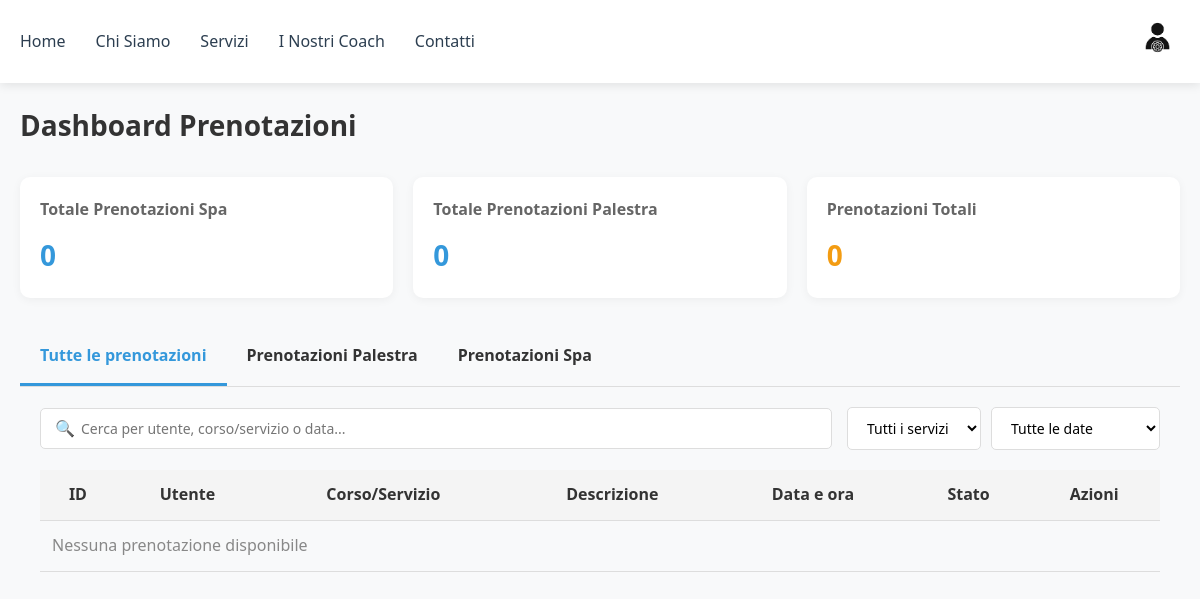
Page /gest-prenotazioni/ (signed in) on the earlier database version.
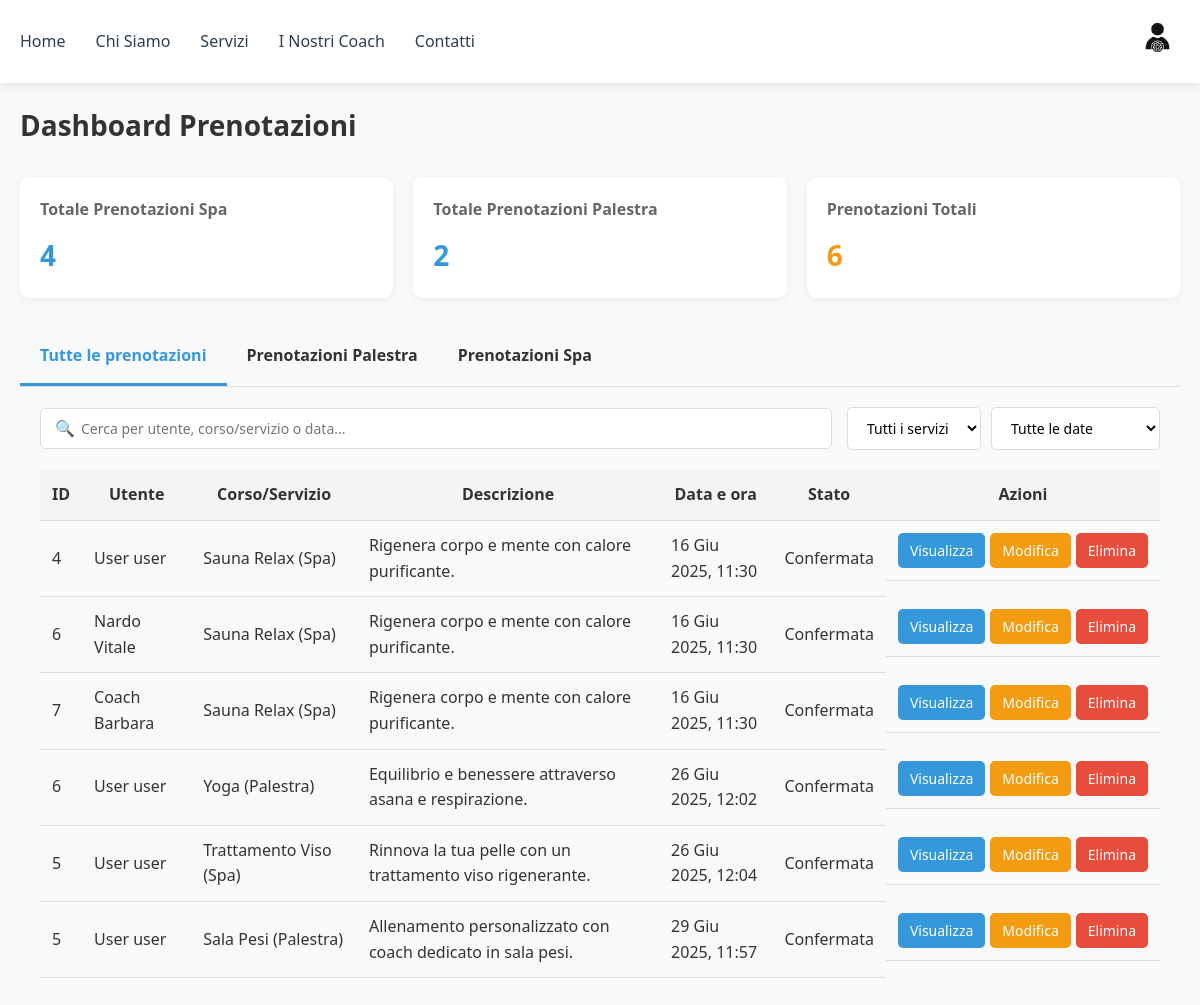
Same page on the later database version.
### users/models.py (models this page shows, shortened)
class User(AbstractBaseUser, PermissionsMixin):
    full_name = models.CharField(max_length=255, default="Nome Cognome")
    email = models.EmailField(unique=True)
    phone = models.CharField(max_length=20, blank=True)
    profile_picture = models.ImageField(
        upload_to="profile_pics/",
        default="profile_pics/def_pfp.png",
        null=True,
        blank=True
    )
    is_active = models.BooleanField(default=True)
    is_staff = models.BooleanField(default=False)
    is_superuser = models.BooleanField(default=False)
    objects = UserManager()
    USERNAME_FIELD = 'email'

### spa/models.py (models this page shows, shortened)
class SpaService(models.Model):
    name = models.CharField(max_length=100)
    description = models.TextField()
    operator = models.ForeignKey(User, on_delete=models.SET_NULL, null=True, related_name='operator_services')
    duration = models.IntegerField(default=45)
    scheduled = models.DateTimeField(default=timezone.now)
    price = models.IntegerField()
    max_partecipants = models.IntegerField(default=1)
    imgs = models.ImageField(upload_to='spa/', blank=True, null=True, help_text="Carica un'immagine del trattamento")
    TYPE_CHOICES = [
        ('massage', 'Massaggio'),
        ('treatment', 'Trattamento'),
        ('ritual', 'Rituale'),
    ]
    type = models.CharField(max_length=20, choices=TYPE_CHOICES, default='massage')

### palestra/models.py (models this page shows, shortened)
class GymClass(models.Model):
    name = models.CharField(max_length=100, default="Marco Ros")
    description = models.TextField()
    scheduled = models.DateTimeField(default=timezone.now)
    duration = models.IntegerField(default=45)
    instructor = models.ForeignKey(User, on_delete=models.SET_NULL, null=True, related_name='instructor_classes')
    max_partecipants = models.IntegerField()
    imgs = models.ImageField(upload_to='palestra/', blank=True, null=True, help_text="Carica un'immagine del corso")

### users/views/admin.py (the view)
# urls.py: path('gest-prenotazioni/', gest_prenotazioni, name='gest_prenotazioni'),
@login_required
@user_passes_test(lambda u: u.is_staff)
def gest_prenotazioni(request):
    gym_bookings = GymBooking.objects.select_related('user', 'class_id').all()
    spa_bookings = SpaBooking.objects.select_related('user', 'service_id').all()
    gym_count = gym_bookings.count()
    spa_count = spa_bookings.count()
    all_bookings = []
    for booking in gym_bookings:
        all_bookings.append({
            'id': booking.id,
            'user': f"{booking.user.full_name}",
            'service': f"{booking.class_id.name} (Palestra)",
            'description': booking.description or booking.class_id.description,
            'date': booking.class_id.scheduled,
            'status': 'confirmed',
            'type': 'gym'
        })
    for booking in spa_bookings:
        all_bookings.append({
            'id': booking.id,
            'user': f"{booking.user.full_name}",
            'service': f"{booking.service_id.name} (Spa)",
            'description': booking.description or booking.service_id.description,
            'date': booking.service_id.scheduled,
            'status': 'confirmed',
            'type': 'spa'
        })
    all_bookings.sort(key=lambda x: x['date'])
    gym_bookings_data = []
    for booking in gym_bookings:
        gym_bookings_data.append({
            'id': booking.id,
            'user': f"{booking.user.full_name}",
            'course': booking.class_id.name,
            'description': booking.description or booking.class_id.description,
            'date': booking.class_id.scheduled,
            'status': 'confirmed',
        })
    spa_bookings_data = []
    for booking in spa_bookings:
        spa_bookings_data.append({
            'id': booking.id,
            'user': f"{booking.user.full_name}",
            'treatment': booking.service_id.name,
            'description': booking.description or booking.service_id.description,
            'date': booking.service_id.scheduled,
            'status': 'confirmed',
        })
    ctx = {
        'total_gym_bookings': gym_count,
        'total_spa_bookings': spa_count,
        'all_bookings': all_bookings,
        'gym_bookings': gym_bookings_data,
        'spa_bookings': spa_bookings_data,
        'timestamp': datetime.now().timestamp(),
    }
    return render(request, 'users/gest_prenotazioni.html', ctx)

### users/templates/users/gest_prenotazioni.html (shortened to what the changed rows need)
{% extends 'users/navbar_template.html' %}
{% load static %}
{% block content %}
<!DOCTYPE html>
<html lang="it">
<head>
    <link rel="stylesheet" href="{% static 'users/css/gest_pren.css' %}">
</head>
<body>
    <main class="container">
        <div class="dashboard-header">
            <h1>Dashboard Prenotazioni</h1>
        </div>
        <div class="stat-cards">
            <div class="stat-card primary">
                <h3>Totale Prenotazioni Spa</h3>
                <p>{{ total_spa_bookings }}</p>
            </div>
            <div class="stat-card primary">
                <h3>Totale Prenotazioni Palestra</h3>
                <p>{{ total_gym_bookings }}</p>
            </div>
            <div class="stat-card warning">
                <h3>Prenotazioni Totali</h3>
                <p>{{ total_gym_bookings|add:total_spa_bookings }}</p>
            </div>
        </div>
        <div class="tab-content-container">
            <div id="all" class="tab-content active">
                <div class="table-container">
                    <table>
                        <thead>
                            <tr>
                                <th>ID</th>
                                <th>Utente</th>
                                <th>Corso/Servizio</th>
                                <th>Descrizione</th>
                                <th>Data e ora</th>
                                <th>Stato</th>
                                <th>Azioni</th>
                            </tr>
                        </thead>
                        <tbody>
                            {% for booking in all_bookings %}
                            <tr class="booking-row" data-booking-id="{{ booking.id }}">
                                <td>{{ booking.id }}</td>
                                <td>{{ booking.user }}</td>
                                <td>{{ booking.service }}</td>
                                <td>{{ booking.description }}</td>
                                <td>{{ booking.date|date:"d M Y, H:i" }}</td>
                                <td><span class="status {{ booking.status }}">
                                    {% if booking.status == 'confirmed' %}
                                        Confermata
                                    {% elif booking.status == 'pending' %}
                                        In attesa
                                    {% elif booking.status == 'cancelled' %}
                                        Cancellata
                                    {% endif %}
                                </span></td>
                                <td class="actions">
                                    <button class="btn btn-view" data-id="{{ booking.id }}" data-type="{{ booking.type }}">Visualizza</button>
                                    <button class="btn btn-edit" data-id="{{ booking.id }}" data-type="{{ booking.type }}">Modifica</button>
                                    <button class="btn btn-delete" data-id="{{ booking.id }}" data-type="{{ booking.type }}">Elimina</button>
                                </td>
                            </tr>
                            {% empty %}
                            <tr>
                                <td colspan="7" class="no-data">Nessuna prenotazione disponibile</td>
                            </tr>
                            {% endfor %}
                        </tbody>
                    </table>
                </div>
            </div>
        </div>
    </main>
{% endblock %}

Differences in the rows shown:
now on this page (row edited): User: user "User user" "User user" "User user" "User user"
now on this page (row edited): SpaService: description "Rigenera corpo e mente con calore purificante." "Rigenera corpo e mente con calore purificante." "Rigenera corpo e mente con calore purificante.", date "16 Giu 2025, 11:30" "16 Giu 2025, 11:30" "16 Giu 2025, 11:30"
added User: user "Nardo Vitale"
now on this page (row edited): User: user "Coach Barbara"
now on this page (row unchanged): GymClass: description "Equilibrio e benessere attraverso asana e respirazione.", date "26 Giu 2025, 12:02"
now on this page (row unchanged): SpaService: description "Rinnova la tua pelle con un trattamento viso rigenerante.", date "26 Giu 2025, 12:04"
now on this page (row unchanged): GymClass: description "Allenamento personalizzato con coach dedicato in sala pesi.", date "29 Giu 2025, 11:57"
Other differences:
{{ total_spa_bookings }}: "0" → "4"
{{ total_gym_bookings }}: "0" → "2"
{{ total_gym_bookings|add:total_spa_bookings }}: "0" → "6"
new list line: "4 Sauna Relax (Spa) Confermata Visualizza Modifica Elimina"
new list line: "6 Sauna Relax (Spa) Confermata Visualizza Modifica Elimina"
new list line: "7 Sauna Relax (Spa) Confermata Visualizza Modifica Elimina"
new list line: "6 Yoga (Palestra) Confermata Visualizza Modifica Elimina"
new list line: "5 Trattamento Viso (Spa) Confermata Visualizza Modifica Elimina"
new list line: "5 Sala Pesi (Palestra) Confermata Visualizza Modifica Elimina"
text no longer shown: "Nessuna prenotazione disponibile"
